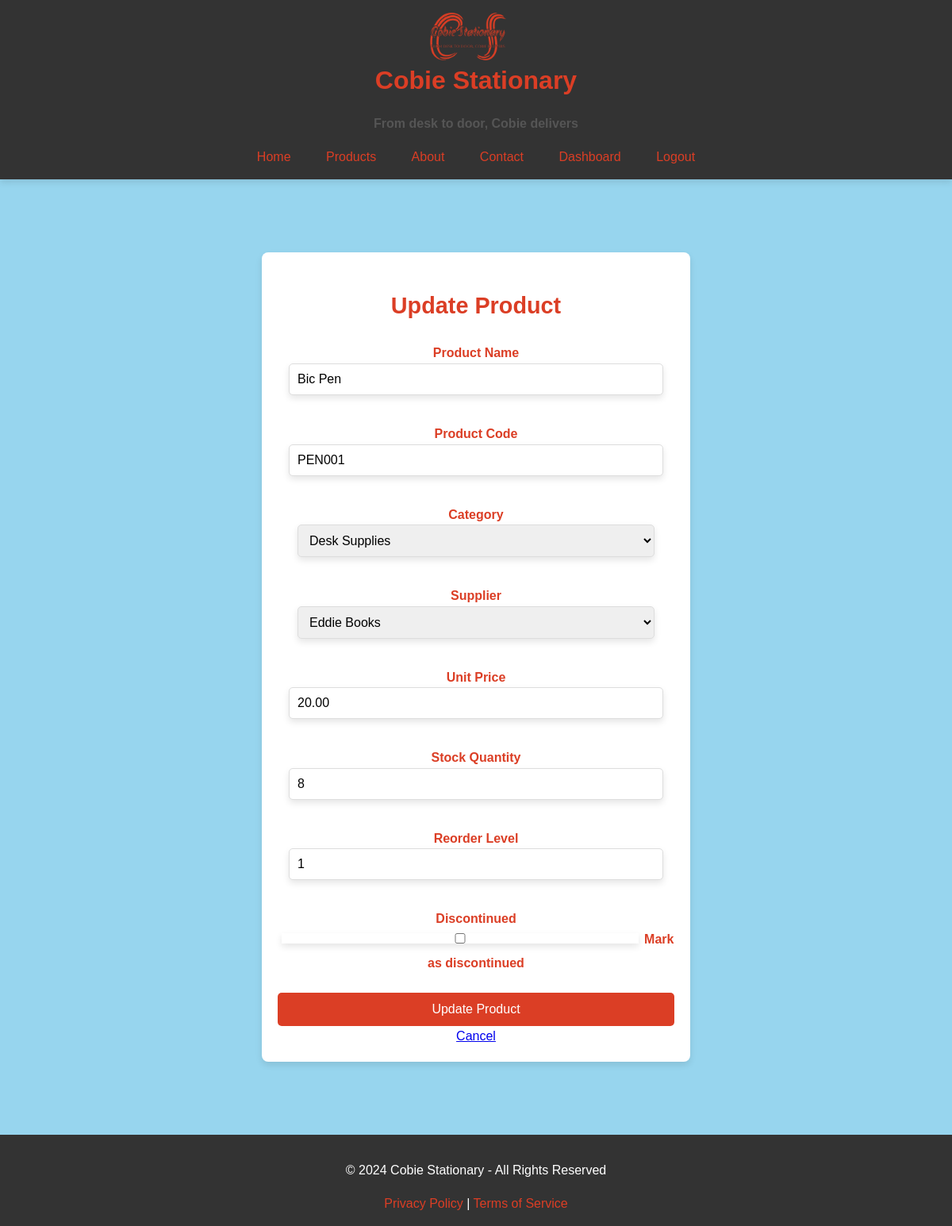
Page /inventory/update/product/1 (signed in) on the committed database.
### app/models.py (models this page shows, shortened)
class Product(db.Model):
    __tablename__ = 'products'
    product_id = db.Column(db.Integer, primary_key=True, autoincrement=True)
    product_name = db.Column(db.String(255), nullable=False)
    product_code = db.Column(db.String(10), unique=True, nullable=True)  # New field for product code
    category_id = db.Column(db.Integer, db.ForeignKey('categories.category_id'), nullable=True)
    supplier_id = db.Column(db.Integer, db.ForeignKey('suppliers.supplier_id'), nullable=True)
    unit_price = db.Column(db.Numeric(10, 2), nullable=False)
    stock_quantity = db.Column(db.Integer, nullable=False, default=0)
    reorder_level = db.Column(db.Integer, nullable=False)
    discontinued = db.Column(db.Boolean, default=False)
    inventory = db.relationship('Inventory', backref='product', lazy=True)
    sales_items = db.relationship('SalesItem', backref='product', lazy=True)

### app/inventory/routes.py (the view, shortened to what this page needs)
@inventory_bp.route('/update/product/<int:product_id>', methods=['GET', 'POST'])
@admin_required
def update_product(product_id):
    product = Product.query.get_or_404(product_id)
    form = ProductForm(obj=product)
    form.category_id.choices = [(category.category_id, category.category_name) for category in Category.query.all()]
    form.supplier_id.choices = [(supplier.supplier_id, supplier.supplier_name) for supplier in Supplier.query.all()]
    return render_template('update_product.html', form=form)

### app/inventory/forms.py
class ProductForm(FlaskForm):
    product_name = StringField('Product Name', validators=[DataRequired()])
    product_code = StringField('Product Code', validators=[DataRequired()])  # New field for product code
    category_id = SelectField('Category', choices=[], coerce=int, validators=[DataRequired()])
    supplier_id = SelectField('Supplier', choices=[], coerce=int, validators=[DataRequired()])
    unit_price = DecimalField('Unit Price', validators=[DataRequired()])
    stock_quantity = IntegerField('Stock Quantity', validators=[DataRequired()])
    reorder_level = IntegerField('Reorder Level', validators=[DataRequired()])
    discontinued = BooleanField('Discontinued')

### app/extensions.py (called while the page is built)
def admin_required(f):
    @wraps(f)
    def decorated_function(*args, **kwargs):
        if not current_user.is_authenticated:
            flash('You need to be logged in to access this page.', 'danger')
            return redirect(url_for('auth.login'))  # Adjust to your login route
        if current_user.role != 'Admin':
            flash('You do not have the required permissions.', 'danger')
            return redirect(url_for('main.index'))  # Adjust to your desired redirect route
        return f(*args, **kwargs)
    return decorated_function

### app/inventory/templates/update_product.html (shortened to what this page needs)
{% extends 'base.html' %}
{% block head %}
<link rel="stylesheet" href="{{ url_for('static', filename='css/forms.css') }}">
{% endblock %}
{% block content %}
<div class="form-container">
    <h2>Update Product</h2>
    <form method="POST" action="">
        <div class="form-group">
            <label for="product_name">Product Name</label>
            {{ form.product_name(class="form-control", placeholder="Enter product name") }}
        </div>
        <div class="form-group">
            <label for="product_code">Product Code</label>
            {{ form.product_code(class="form-control", placeholder="Enter product code") }}
        </div>
        <div class="form-group">
            <label for="category_id">Category</label>
            {{ form.category_id(class="form-control") }}
        </div>
        <div class="form-group">
            <label for="supplier_id">Supplier</label>
            {{ form.supplier_id(class="form-control") }}
        </div>
        <div class="form-group">
            <label for="unit_price">Unit Price</label>
            {{ form.unit_price(class="form-control", placeholder="Enter unit price") }}
        </div>
        <div class="form-group">
            <label for="stock_quantity">Stock Quantity</label>
            {{ form.stock_quantity(class="form-control", placeholder="Enter stock quantity") }}
        </div>
        <div class="form-group">
            <label for="reorder_level">Reorder Level</label>
            {{ form.reorder_level(class="form-control", placeholder="Enter reorder level") }}
        </div>
        <div class="form-group">
            <label for="discontinued">Discontinued</label>
            {{ form.discontinued(class="form-check-input") }}
            <label class="form-check-label" for="discontinued">Mark as discontinued</label>
        </div>
        <button type="submit" class="btn btn-primary">Update Product</button>
        <a href="{{ url_for('inventory.view_inventory') }}" class="btn btn-secondary">Cancel</a>
    </form>
</div>
{% endblock %}

### app/static/css/styles.css (style rules this page uses)
body { background-color: #97D5EE; color: #DB3E25; font-family: 'Arial', sans-serif; margin: 0; padding: 0; line-height: 1.6; text-align: center; }

### app/static/css/forms.css (style rules this page uses)
.form-container { max-width: 500px; margin: 40px auto; padding: 20px; background-color: #ffffff; border-radius: 8px; box-shadow: 0px 4px 8px rgba(0, 0, 0, 0.1); font-size: 1rem; }
.form-container h2 { color: #DB3E25; margin-bottom: 1.5rem; font-size: 1.8rem; text-align: center; font-weight: normal bold; }
.form-container form { display: flexbox; flex-direction: column; }
.form-group { margin-bottom: 1.5rem; }
.form-group label { color: #DB3E25; font-size: 1rem; margin-bottom: 0.5rem; font-weight: bold; }
input, select, .form-control { width: 90%; padding: 0.625rem; margin-bottom: 0.75rem; border: 1px solid #ddd; border-radius: 5px; font-size: 1rem; box-shadow: 0px 4px 8px rgba(0, 0, 0, 0.1); font-weight: normal bold; }
button { background-color: #DB3E25; color: #ffffff; padding: 0.75rem 1.5rem; border: none; border-radius: 5px; cursor: pointer; font-size: 1rem; width: 100%; text-align: center; transition: background-color 0.3s ease; }

### rows in the picture
Product: product_name "Bic Pen", product_code "PEN001", category_id "Desk Supplies", supplier_id "Eddie Books", unit_price "20.00", stock_quantity "8", reorder_level "1"
